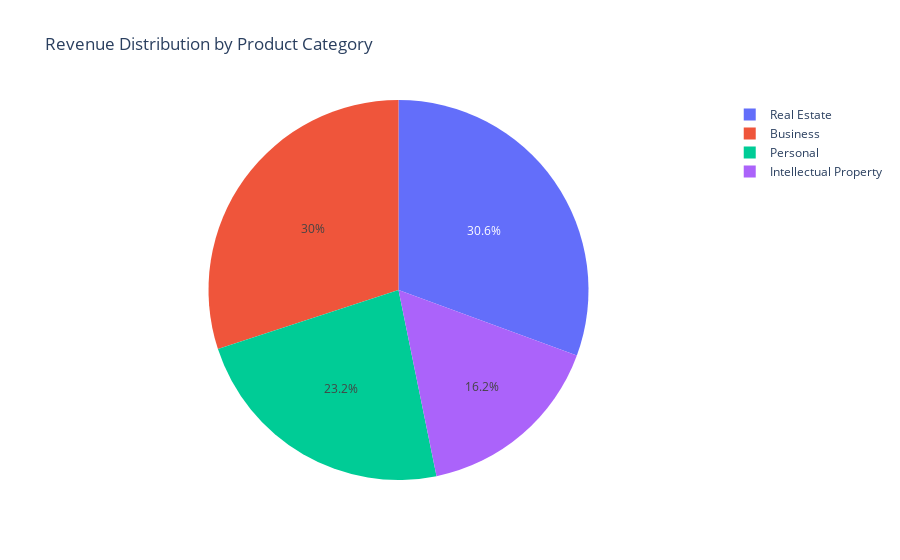

The cell this chart's notebook holds for it:
### Markdown cell above
### PRODUCT PERFORMANCE ANALYSIS

### Code cell
category_performance = (df.groupby('category').agg({'item_revenue': 'sum','quantity': 'sum',
                           'order_id': 'nunique'
                       }).reset_index().sort_values('item_revenue', ascending=False))

fig2 = px.pie(category_performance, values='item_revenue', names='category',
              title="Revenue Distribution by Product Category")
fig2.show()

### Figure 1 — Plotly figure (JSON) as saved in the notebook; plotly's stock layout.template omitted (floating-point values rounded to 4 significant figures)
{"data": [{"domain": {"x": [0, 1], "y": [0, 1]}, "hovertemplate": "category=%{label}<br>item_revenue=%{value}<extra></extra>", "labels": ["Real Estate", "Business", "Personal", "Intellectual Property"], "legendgroup": "", "name": "", "showlegend": true, "type": "pie", "values": [84200.0, 82640.0, 63760.0, 44540.0]}], "layout": {"legend": {"tracegroupgap": 0}, "title": {"text": "Revenue Distribution by Product Category"}}}
